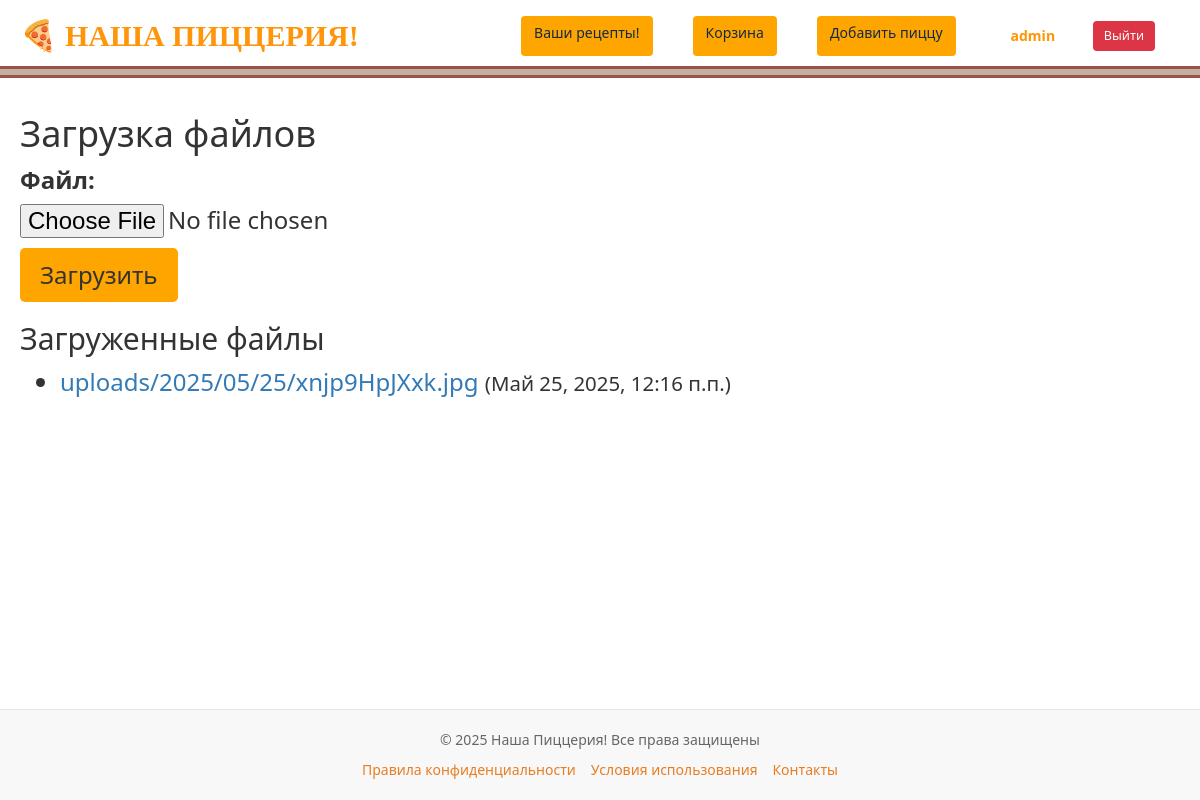
/about/ (signed in), run on the app's committed database.
### users/models.py (models this page shows)
class User(AbstractUser):
    photo = models.ImageField(upload_to="users/%Y/%m/%d/", blank=True, null=True, verbose_name="Фотография")
    date_birth = models.DateTimeField(blank=True, null=True, verbose_name="Дата рождения")

### homepage/models.py (models this page shows, shortened)
class UploadFiles(models.Model):
    file = models.FileField(upload_to='uploads/%Y/%m/%d/', verbose_name="Файл")
    uploaded_at = models.DateTimeField(auto_now_add=True, verbose_name="Дата загрузки")
    class Meta:
        verbose_name = "Загруженный файл"
        verbose_name_plural = "Загруженные файлы"

### homepage/views.py (the view)
# urls.py: path('about/', views.about, name='about'),
@login_required
def about(request):
    if request.method == "POST":
        form = UploadFileForm(request.POST, request.FILES)
        if form.is_valid():
            try:
                upload_dir = os.path.join(settings.MEDIA_ROOT, 'uploads')
                os.makedirs(upload_dir, exist_ok=True)
                fp = UploadFiles(file=request.FILES['file'])
                fp.save()
                messages.success(request, "Файл успешно загружен!")
                return redirect('about')
            except Exception as e:
                messages.error(request, f"Ошибка при загрузке файла: {str(e)}")
        else:
            messages.error(request, "Форма содержит ошибки")
    else:
        form = UploadFileForm()
    files = UploadFiles.objects.all().order_by('-uploaded_at')
    return render(request, 'homepage/homepage/about.html', {
        'title': 'О сайте',
        'form': form,
        'files': files
    })

### homepage/forms.py
class UploadFileForm(forms.Form):
    file = forms.FileField(label="Файл")

### templates/homepage/homepage/about.html (shortened to what this page needs)
{% extends 'base.html' %}
{% load static %}
{% block content %}
<h1>Загрузка файлов</h1>
<form method="post" enctype="multipart/form-data">
    {{ form.as_p }}
    <button type="submit">Загрузить</button>
</form>
<h2>Загруженные файлы</h2>
<ul>
    {% for file in files %}
    <li>
        <a href="{{ file.file.url }}" target="_blank">{{ file.file.name }}</a>
        <small>({{ file.uploaded_at }})</small>
    </li>
    {% empty %}
    <li>Нет загруженных файлов</li>
    {% endfor %}
</ul>
{% endblock %}

### templates/base.html (shortened to what this page needs)
{% load pizza_tags %}
{% load static %}
<!DOCTYPE html>
<html lang="ru">
<head>
    <link rel="stylesheet" href="{% static 'css/styles.css' %}">
    <link rel="stylesheet" href="https://maxcdn.bootstrapcdn.com/bootstrap/3.4.1/css/bootstrap.min.css">
</head>
<body>
    <header class="header">
    <div class="header-container">
        <a href="/" class="header-brand" style="text-decoration: none; color: #ff950b; font-family: 'Arial Black';">
            <span style="font-size: 30px;">🍕 НАША ПИЦЦЕРИЯ!</span>
        </a>
        <nav class="header-nav">
            <a href="{% url 'recipe_list' %}" class="btn btn-recipe">Ваши рецепты!</a>
            <a href="{% url 'cart' %}" class="btn btn-cart">Корзина</a>
        {% if request.user.username == 'admin' or request.user.is_superuser %}
<a href="{% url 'add_page' %}" class="btn btn-addpizza">Добавить пиццу</a>
{% endif %}
<div class="user-auth-section" style="margin-left: auto; display: flex; align-items: center; gap: 10px;">
    {% if user.is_authenticated %}
        <div style="display: flex; align-items: center; background-color: rgba(255,255,255,0.1); padding: 5px 15px; border-radius: 20px;">
            <a href="{% url 'users:profile' %}" class="username" style="color: rgb(255, 149, 0); font-weight: bold; margin-right: 10px; text-decoration: none;">
                {{ user.username }}
            </a>
            <span style="color: rgba(255,255,255,0.5); margin-right: 10px;">|</span>
            <a href="{% url 'users:logout' %}" class="btn btn-logout" style="background-color: #dc3545; color: white; padding: 5px 10px; border-radius: 4px; font-size: 0.9em; text-decoration: none;">
                Выйти
            </a>
        </div>
    {% endif %}
</div>
        </nav>
    </div>
</header>
    <main class="main">
        {% block content %}
        {% endblock %}
    </main>
    <footer class="pizza-footer">
        <div class="footer-content">
            <p class="copyright">© 2025 Наша Пиццерия! Все права защищены</p>
            <div class="footer-links">
                <a href="/privacy" class="footer-link">Правила конфиденциальности</a>
                <a href="/terms" class="footer-link">Условия использования</a>
                <a href="/contacts" class="footer-link">Контакты</a>
            </div>
        </div>
    </footer>
</body>
</html>

### static/css/styles.css (style rules this page uses)
.header { background-color: #e6e0da; padding: 1rem 0; border-bottom: 1px solid #e5e5e5; }
.header::before { content: ""; position: absolute; left: 0; top: 2.75rem; width: 100%; height: .5rem; background-color: #c3b0a5; border-top: .125rem solid #9d5248; border-bottom: .125rem solid #9d5248; }
.header-container { max-width: 1140px; margin: 0 auto; padding: 0 15px; display: flex; justify-content: space-between; align-items: center; }
.header-brand { font-size: 1.0rem; font-weight: 450; color: #212529; text-decoration: none; }
.header-nav { display: flex; gap: 1.5rem; }
.header-nav a { color: #142a40; text-decoration: none; font-weight: 500; transition: color 0.2s; }
.header-nav a { font-family: inherit; }
:root { --primary-orange: #FF8C00; --secondary-orange: #FFA500; --light-orange: #FFD700; }
body { background-color: #FFF8DC; font-family: Arial, sans-serif; }
header { background-color: var(--primary-orange); padding: 1rem; color: white; }
nav a { color: white; margin: 0 10px; text-decoration: none; }
button, .btn { background-color: var(--secondary-orange); color: white; border: none; padding: 10px 20px; cursor: pointer; border-radius: 5px; }

### templates/base.html (style rules this page uses)
html, body { height: 100%; margin: 0; padding: 0; font-size: 24px; font-family: 'Segoe UI', Tahoma, Geneva, Verdana, sans-serif; display: flex; flex-direction: column; }
.header { background-color: #ffffff; box-shadow: 0 2px 4px rgba(0,0,0,0.1); padding: 15px 0; }
.header-container { max-width: 1200px; margin: 0 auto; padding: 0 20px; display: flex; justify-content: space-between; align-items: center; }
.main { flex: 1; padding: 20px; max-width: 1200px; margin: 0 auto; width: 100%; }
.pizza-footer { background-color: #f8f8f8; padding: 20px 0; border-top: 1px solid #e7e7e7; flex-shrink: 0; margin-top: auto; }
.header-brand { color: #e67e22; text-decoration: none; font-weight: bold; font-size: 25px; }
.header-nav { display: flex; gap: 20px; font-size: 14px; }
.footer-content { max-width: 1000px; margin: 0 auto; padding: 0 15px; text-align: center; }
.copyright { color: #666; font-size: 14px; margin-bottom: 10px; }
.footer-links { display: flex; gap: 15px; justify-content: center; flex-wrap: wrap; }
.footer-link { color: #e67e22; text-decoration: none; font-size: 14px; }

### data on the page
User: username "admin"
UploadFiles: file.name "uploads/2025/05/25/xnjp9HpJXxk.jpg", uploaded_at "Май 25, 2025, 12:16 п.п."
